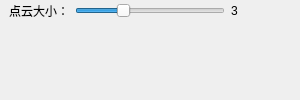
                   <widget class="QWidget" name="point_cloud_view">
                    <layout class="QVBoxLayout" name="verticalLayout_12">
                     <property name="spacing">
                      <number>0</number>
                     </property>
                     <property name="leftMargin">
                      <number>0</number>
                     </property>
                     <property name="topMargin">
                      <number>0</number>
                     </property>
                     <property name="rightMargin">
                      <number>0</number>
                     </property>
                     <property name="bottomMargin">
                      <number>0</number>
                     </property>
                     <item>
                      <widget class="QWidget" name="widget_2" native="true">
                       <property name="maximumSize">
                        <size>
                         <width>16777215</width>
                         <height>30</height>
                        </size>
                       </property>
                       <layout class="QHBoxLayout" name="horizontalLayout_13">
                        <property name="topMargin">
                         <number>0</number>
                        </property>
                        <item>
                         <widget class="QLabel" name="label">
                          <property name="text">
                           <string>点云大小：</string>
                          </property>
                         </widget>
                        </item>
                        <item>
                         <widget class="QSlider" name="point_size">
                          <property name="sizePolicy">
                           <sizepolicy hsizetype="Fixed" vsizetype="Fixed">
                            <horstretch>0</horstretch>
                            <verstretch>0</verstretch>
                           </sizepolicy>
                          </property>
                          <property name="minimumSize">
                           <size>
                            <width>150</width>
                            <height>0</height>
                           </size>
                          </property>
                          <property name="maximumSize">
                           <size>
                            <width>100</width>
                            <height>16777215</height>
                           </size>
                          </property>
                          <property name="maximum">
                           <number>10</number>
                          </property>
                          <property name="value">
                           <number>3</number>
                          </property>
                          <property name="orientation">
                           <enum>Qt::Orientation::Horizontal</enum>
                          </property>
                         </widget>
                        </item>
                        <item>
                         <widget class="QLabel" name="size_num">
                          <property name="text">
                           <string>3</string>
                          </property>
                         </widget>
                        </item>
                        <item>
                         <spacer name="horizontalSpacer_2">
                          <property name="orientation">
                           <enum>Qt::Orientation::Horizontal</enum>
                          </property>
                          <property name="sizeHint" stdset="0">
                           <size>
                            <width>40</width>
                            <height>20</height>
                           </size>
                          </property>
                         </spacer>
                        </item>
                        <item>
                         <widget class="QLabel" name="file_name">
                          <property name="text">
                           <string/>
                          </property>
                         </widget>
                        </item>
                       </layout>
                      </widget>
                     </item>
                     <item>
                      <widget class="QWidget" name="widget_3" native="true">
                       <layout class="QVBoxLayout" name="verticalLayout_14">
                        <property name="spacing">
                         <number>0</number>
                        </property>
                        <property name="leftMargin">
                         <number>0</number>
                        </property>
                        <property name="topMargin">
                         <number>0</number>
                        </property>
                        <property name="rightMargin">
                         <number>0</number>
                        </property>
                        <property name="bottomMargin">
                         <number>0</number>
                        </property>
                        <item>
                         <layout class="QVBoxLayout" name="point_cloud_view_layout">
                          <property name="spacing">
                           <number>0</number>
                          </property>
                         </layout>
                        </item>
                       </layout>
                      </widget>
                     </item>
                    </layout>
                   </widget>
